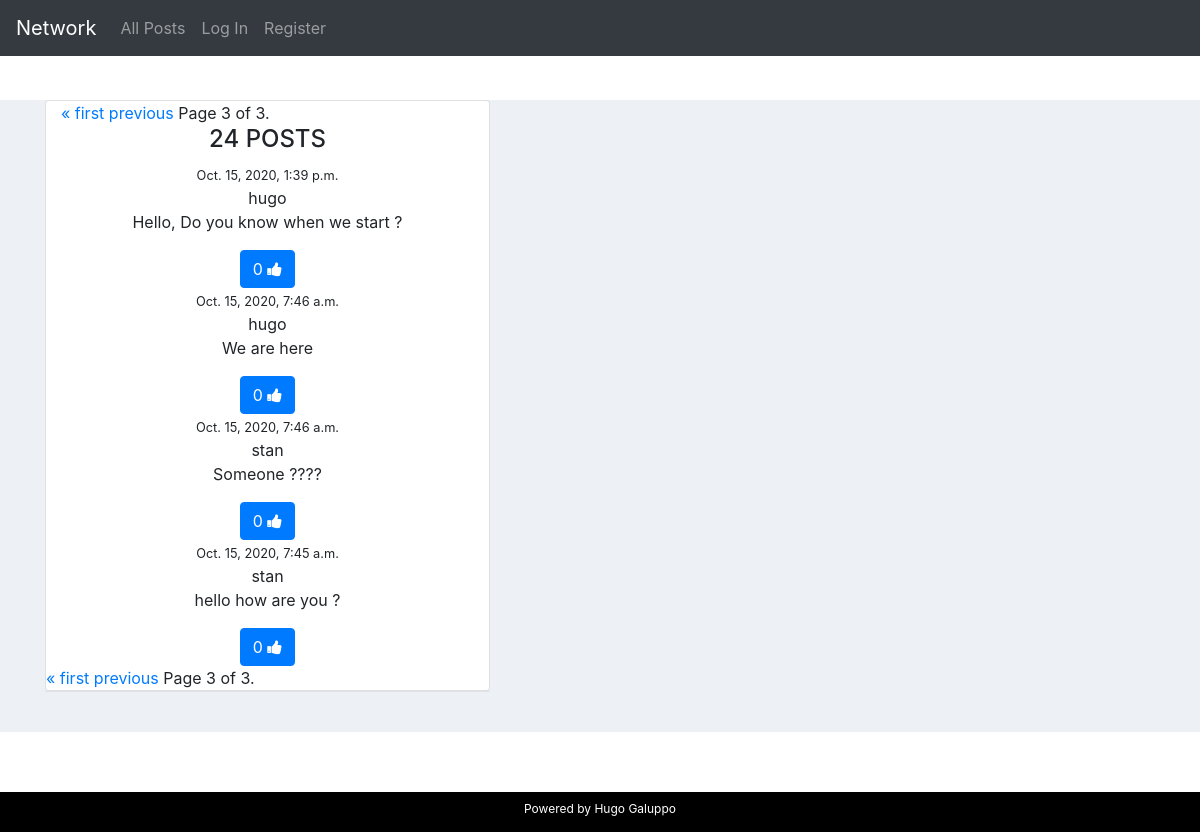
/?page=3, run on the app's committed database.
### network/models.py (models this page shows, shortened)
class Post (models.Model):
    author = models.ForeignKey("Profile", on_delete=models.CASCADE, related_name="author") #profile.author
    content = models.CharField(max_length=100)
    date = models.DateTimeField(auto_now=True)
    likes = models.ManyToManyField("User",related_name="likes")
    class Meta:
        ordering = ('-date', )

class Profile(models.Model):
    user = models.OneToOneField("User", on_delete=models.CASCADE, related_name="user") # user.user
    title = models.CharField(max_length=100, blank=True)
    followers = models.ManyToManyField("User",related_name="is_following", blank=True)     # user.is_following.all()

class User(AbstractUser):
    pass

### network/views.py (the view)
# urls.py: path("", views.index, name="index"),
def index(request):
    allPosts = Post.objects.all()
    paginator = Paginator(allPosts, 10) # Show 10 posts per page.
    page_number = request.GET.get('page') # 10
    page_obj = paginator.get_page(page_number)
    if request.method == 'POST':
        print(request.user.id)
        form = PostForm(request.POST, request.user)
        if form.is_valid():
            instance = form.save(commit=False)
            instance.user = request.user
            author = request.user
            print(author)
            if not request.user == instance.user:
                raise Http404
            content = request.POST["content"]
            new_post = Post(author = Profile.objects.get(user = author), content = content,like = 0 )
            new_post.save()
            return HttpResponseRedirect(reverse("index"))
    else:
        form = PostForm()
    return render(request, "network/index.html", {'form': form, 'allPosts': allPosts, 'page_obj': page_obj})

### network/templates/network/index.html (shortened to what this page needs)
{% extends "network/layout.html" %}
{% load static %}
{% block body %}
<div class="container">
  <div class="row">
      <div class="col-md-12 col-lg-5">
          <div class="card">
                      <div class="col text-center">
                              <div class="pagination">
                                <span class="step-links">
                                    {% if page_obj.has_previous %}
                                        <a href="?page=1">&laquo; first</a>
                                        <a href="?page={{ page_obj.previous_page_number }}">previous</a>
                                    {% endif %}
                                    <span class="current">
                                        Page {{ page_obj.number }} of {{ page_obj.paginator.num_pages }}.
                                    </span>
                                </span>
                            </div>
                          <h4 class="text-uppercase">
                            {{allPosts.count }} Posts</h4>
                          {% for post in page_obj %}
                              <small> {{post.date}} </small>
                              <div id='{{ post.id }}' class="media-body">
                                    {{post.author.user}}</h4></a>
                                <p id='content'>{{post.content}}</p>
                                <button id='like' type="submit" class="btn btn-primary" onclick="like( '{{ post.id }}', '{{ request.user }}' )">{{post.likes.count}}
                                  <i id="likethumb"onclick="thumb(this)" class="fa fa-thumbs-up"></i>
                                </button>
                              </div>
                          {% endfor %}
                      </div>
                      <div class="pagination">
                        <span class="step-links">
                            {% if page_obj.has_previous %}
                                <a href="?page=1">&laquo; first</a>
                                <a href="?page={{ page_obj.previous_page_number }}">previous</a>
                            {% endif %}
                            <span class="current">
                                Page {{ page_obj.number }} of {{ page_obj.paginator.num_pages }}.
                            </span>
                        </span>
                    </div>
              </div>
              <div class="card-body border-top">
{% endblock %}

### network/static/network/styles.css (style rules this page uses)
body { background: #edf1f5; margin-top:20px; }
.card { position: relative; display: flex; flex-direction: column; min-width: 0; word-wrap: break-word; background-color: #fff; background-clip: border-box; border: 0 solid transparent; border-radius: 0; }

### data on the page
Post: date "Oct. 15, 2020, 1:39 p.m.", author.user "hugo", content "Hello, Do you know when we start ?", likes.count "0"
Post: date "Oct. 15, 2020, 7:46 a.m.", author.user "hugo", content "We are here", likes.count "0"
Post: date "Oct. 15, 2020, 7:46 a.m.", author.user "stan", content "Someone ????", likes.count "0"
Post: date "Oct. 15, 2020, 7:45 a.m.", author.user "stan", content "hello how are you ?", likes.count "0"

### other printed values
{{ page_obj.number }} "3"
{{ page_obj.paginator.num_pages }} "3"
{{ allPosts.count }} "24"
